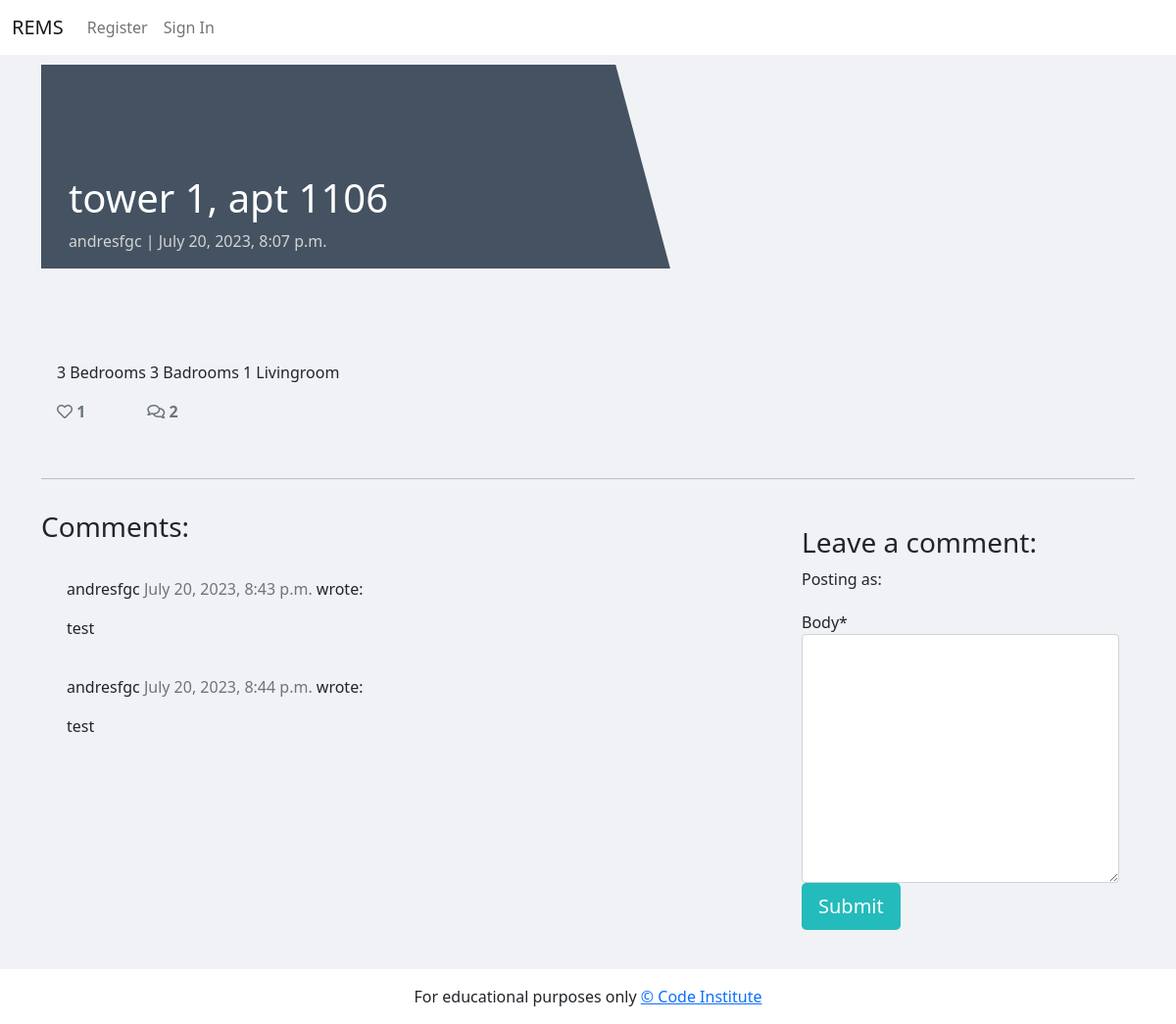
Page /tower-1-apt-1106/ on the committed database.
### todo/models.py (models this page shows, shortened)
class Ticket(models.Model):
    property = models.OneToOneField(Property, on_delete=models.CASCADE, primary_key=True)
    title = models.CharField(max_length=200, unique=True)
    slug = models.SlugField(max_length=200, unique=True)
    author = models.ForeignKey(
        User, on_delete=models.CASCADE, related_name="blog_tickets"
    )
    featured_image = CloudinaryField('image', default='placeholder')
    excerpt = models.TextField(blank=True)
    updated_on = models.DateTimeField(auto_now=True)
    content = models.TextField()
    created_on = models.DateTimeField(auto_now_add=True)
    status = models.IntegerField(choices=STATUS, default=0)
    likes = models.ManyToManyField(
        User, related_name='blogticket_like', blank=True)
    class Meta:
        ordering = ["-created_on"]
    def number_of_likes(self):
        return self.likes.count()

class Comment(models.Model):
    ticket = models.ForeignKey(Ticket, on_delete=models.CASCADE,
                             related_name="comments")
    name = models.CharField(max_length=80)
    email = models.EmailField()
    body = models.TextField()
    created_on = models.DateTimeField(auto_now_add=True)
    approved = models.BooleanField(default=False)
    class Meta:
        ordering = ["created_on"]

### todo/views.py (the view, shortened to what this page needs)
# urls.py: path('<slug:slug>/', views.TicketDetail.as_view(), name='ticket_detail'),
class TicketDetail(View):
    def get(self, request, slug, *args, **kwargs):
        queryset = Ticket.objects.filter(status=1)
        ticket = get_object_or_404(queryset, slug=slug)
        comments = ticket.comments.order_by('created_on')
        liked = False
        if ticket.likes.filter(id=self.request.user.id).exists():
            liked = True
        return render(
            request,
            "ticket_detail.html",
            {
                "ticket": ticket,
                "comments": comments,
                "commented": False,
                "liked": liked,
                "comment_form": CommentForm()
            },
        )

### todo/forms.py
class CommentForm(forms.ModelForm):
    class Meta:
        model = Comment
        fields = ('body',)

### templates/ticket_detail.html (shortened to what this page needs)
{% extends 'base.html' %} {% block content %}
{% load crispy_forms_tags %}
<div class="masthead">
    <div class="container">
        <div class="row g-0">
            <div class="col-md-6 masthead-text">
                <h1 class="ticket-title">{{ ticket.title }}</h1>
                <p class="ticket-subtitle">{{ ticket.author }} | {{ ticket.created_on }}</p>
            </div>
            <div class="d-none d-md-block col-md-6 masthead-image">
            </div>
        </div>
    </div>
</div>
<div class="container">
    <div class="row">
        <div class="col card mb-4  mt-3 left  top">
            <div class="card-body">
                <p class="card-text ">
                    {{ ticket.content | safe }}
                </p>
                <div class="row">
                    <div class="col-1">
                        <strong>
                            {% if user.is_authenticated %}
                            <form class="d-inline" action="{% url 'ticket_like' ticket.slug %}" method="POST">
                                {% csrf_token %}
                                {% if liked %}
                                <button type="submit" name="blogticket_id" value="{{ticket.slug}}" class="btn-like"><i class="fas fa-heart"></i></button>
                                {% else %}
                                <button type="submit" name="blogticket_id" value="{{ticket.slug}}" class="btn-like"><i class="far fa-heart"></i></button>
                                {% endif %}
                            </form>
                            {% else %}
                            <span class="text-secondary"><i class="far fa-heart"></i></span>
                            {% endif %}
                        <span class="text-secondary">{{ ticket.number_of_likes }} </span>
                        </strong>
                    </div>
                    <div class="col-1">
                        {% with comments.count as total_comments %}
                        <strong class="text-secondary"><i class="far fa-comments"></i>
                            {{ total_comments }}</strong>
                        {% endwith %}
                    </div>
                </div>
            </div>
        </div>
    </div>
    <div class="row">
        <div class="col">
            <hr>
        </div>
    </div>
    <div class="row">
        <div class="col-md-8 card mb-4  mt-3 ">
            <h3>Comments:</h3>
            <div class="card-body">
                {% for comment in comments %}
                <div class="comments" style="padding: 10px;">
                    <p class="font-weight-bold">
                        {{ comment.name }}
                        <span class=" text-muted font-weight-normal">
                            {{ comment.created_on }}
                        </span> wrote:
                    </p>
                    {{ comment.body | linebreaks }}
                </div>
                {% endfor %}
            </div>
        </div>
        <div class="col-md-4 card mb-4  mt-3 ">
            <div class="card-body">
                <h3>Leave a comment:</h3>
                <p>Posting as: {{ user.username }}</p>
                <form method="post" style="margin-top: 1.3em;">
                    {{ comment_form | crispy }}
                    <button type="submit" class="btn btn-signup btn-lg">Submit</button>
                </form>
            </div>
        </div>
    </div>
</div>
{% endblock content %}

### static/css/style.css (style rules this page uses)
body { display: flex; min-height: 100vh; flex-direction: column; background-color: #F9FAFC; }
.main-bg { background-color: #f0f2f5; }
.card { border: none; background-color: transparent; }
.masthead { margin-top: 10px; overflow: hidden; position: relative; display: inline-block; height: 33vh; width: 100%; }
.masthead-text { background-color: #445261; color: white; position: relative; }
.masthead-image { position: relative; overflow: hidden; }
.masthead-image:after { content: ""; position: absolute; top: 0; right: 90%; height: 100%; width: 150%; background: #445261; -webkit-transform: skew(15deg); -moz-transform: skew(15deg); transform: skew(15deg); z-index: 100; }
.ticket-title { margin-top: 20%; margin-left: 5%; }
.ticket-subtitle { margin-left: 5%; color: lightgray; }
.btn-signup { background-color: #23BBBB; color: #fff; }

### rows in the picture
Ticket: title "tower 1, apt 1106", author "andresfgc", created_on "July 20, 2023, 8:07 p.m.", content "3 Bedrooms 3 Badrooms 1 Livingroom", number_of_likes "1"
Comment: name "andresfgc", created_on "July 20, 2023, 8:43 p.m.", body "test"
Comment: name "andresfgc", created_on "July 20, 2023, 8:44 p.m.", body "test"

### other values in the picture
{{ total_comments }} "2"
